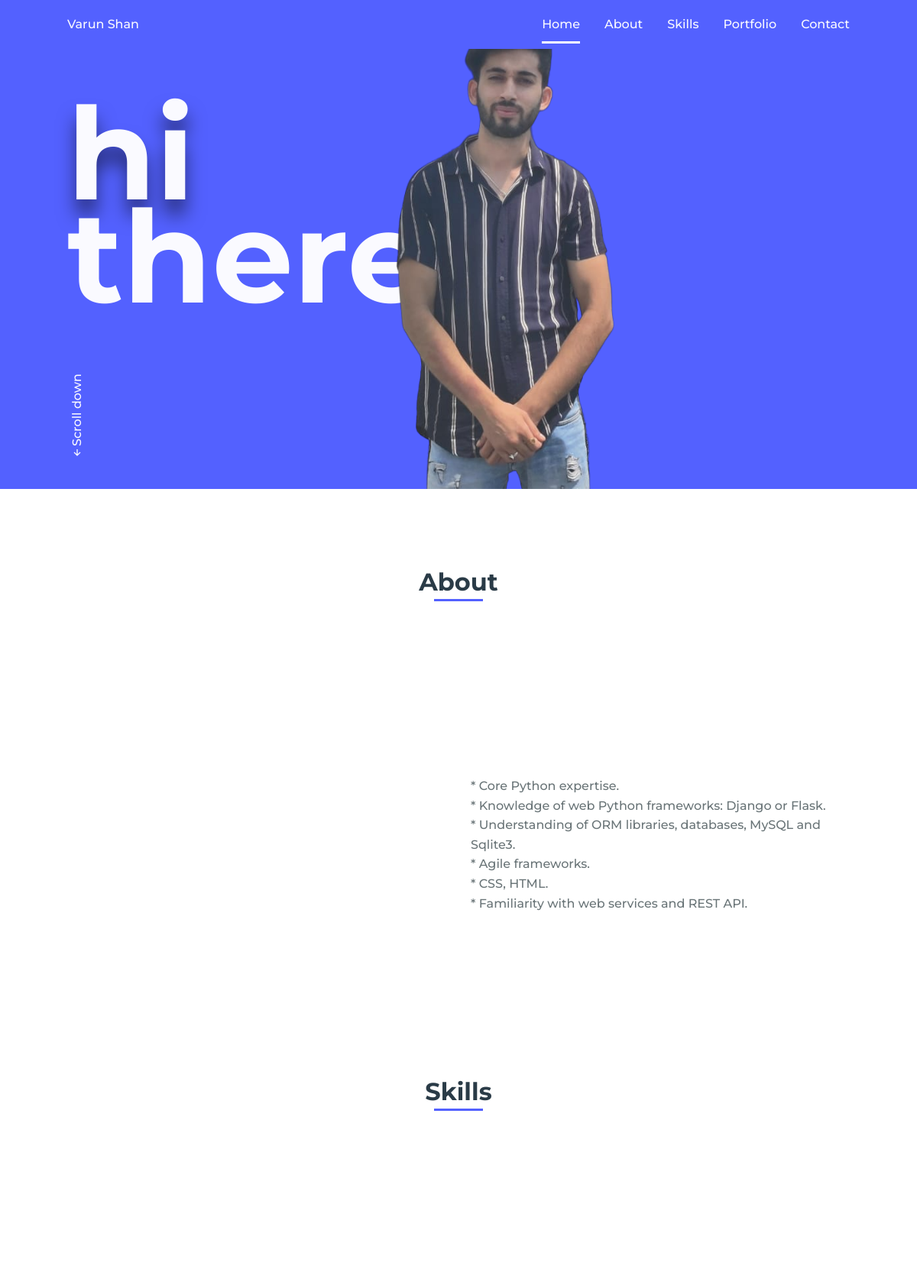
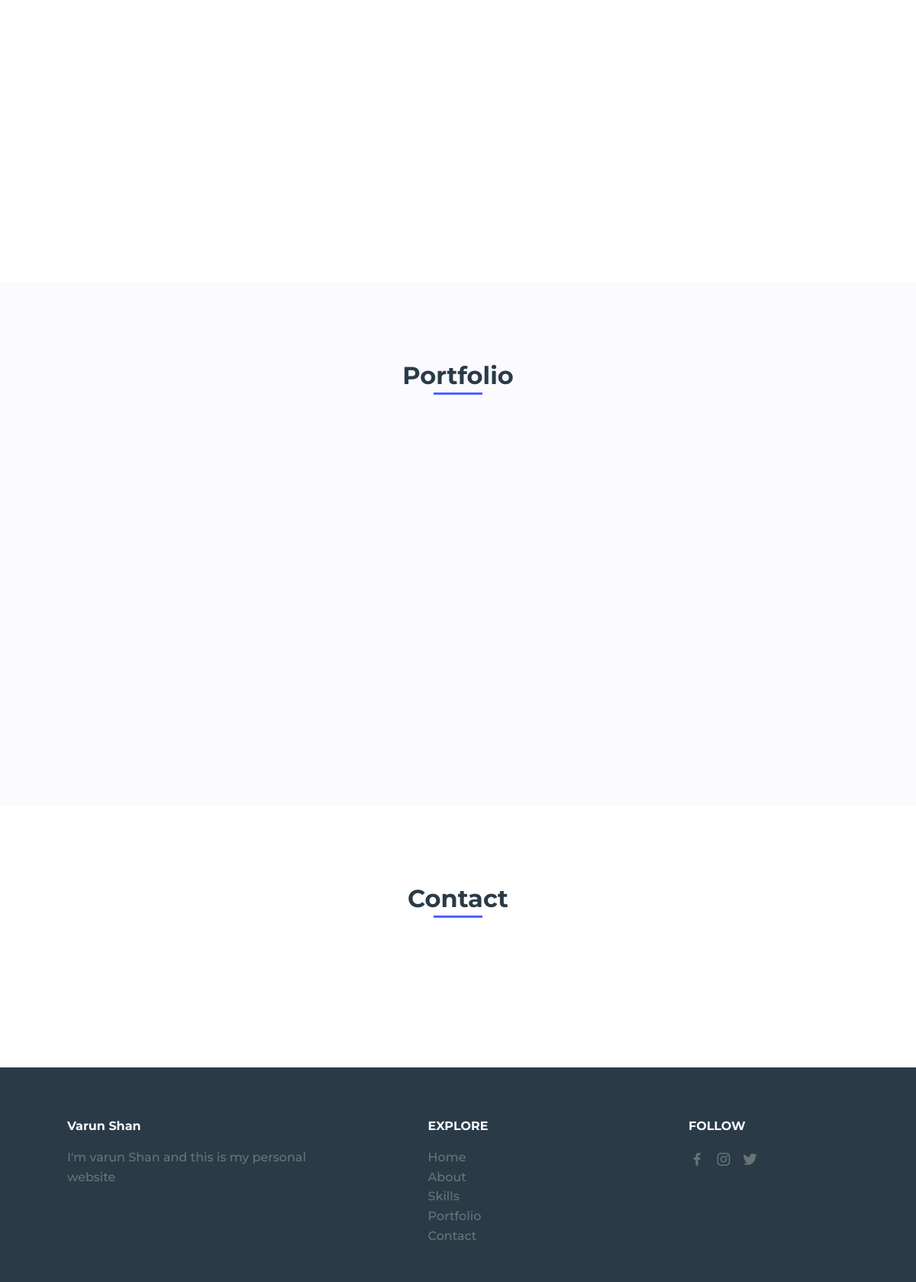
The page / on the database its author committed (2 pictures, top to bottom).
### shan/models.py (models this page shows, shortened)
class Home(models.Model):
    name = models.CharField(max_length=20)
    greetings_1 = models.CharField(max_length=5)
    greetings_2 = models.CharField(max_length=5)
    picture = models.ImageField(upload_to='picture/')
    updated = models.DateTimeField(auto_now=True)

class About(models.Model):
    heading = models.CharField(max_length=50)
    career = models.CharField(max_length=20)
    description = models.TextField(blank=False)
    profile_img = models.ImageField(upload_to='profile/')
    updated = models.DateTimeField(auto_now=True)

### shan/views.py (the view)
# urls.py: path('', views.index, name='index')
def index(request):
    home = Home.objects.latest('updated')
    about = About.objects.latest('updated')
    profiles = Profile.objects.filter(about=about)
    categories = Category.objects.all()
    portfolios = Portfolio.objects.all()
    context = {
        'home': home,
        'about': about,
        'profiles': profiles,
        'categories': categories,
        'portfolios': portfolios
    }
    return render(request, 'index.html', context)

### shan/templates/index.html (shortened to what this page needs)
{% load static %}
<!DOCTYPE html>
    <html lang="en">
    <head>
        <link rel="stylesheet" href="{% static 'assets/css/styles.css' %}">
        <link href='https://cdn.jsdelivr.net/npm/boxicons@2.0.5/css/boxicons.min.css' rel='stylesheet'>
    </head>
    <body>
        <header class="l-header">
            <nav class="nav bd-grid">
                <div>
                    <a href="#" class="nav__logo">{{ home.name }}</a>
                </div>
                <div class="nav__menu" id="nav-menu">
                    <ul class="nav__list">
                        <li class="nav__item"><a href="#home" class="nav__link active">Home</a></li>
                        <li class="nav__item"><a href="#about" class="nav__link">About</a></li>
                        <li class="nav__item"><a href="#skills" class="nav__link">Skills</a></li>
                        <li class="nav__item"><a href="#portfolio" class="nav__link">Portfolio</a></li>
                        <li class="nav__item"><a href="#contact" class="nav__link">Contact</a></li>
                    </ul>
                </div>
            </nav>
        </header>
        <main class="l-main">
            <section class="home" id="home">
                <div class="home__container bd-grid">
                    <h1 class="home__title"><span>{{ home.greetings_1 }}</span><br>{{ home.greetings_2 }}.</h1>
                    <div class="home__scroll">
                        <a href="#about" class="home__scroll-link"><i class='bx bx-up-arrow-alt' ></i>Scroll down</a>
                    </div>
                    <img src="{{ home.picture.url }}" alt="" class="home__img">
                </div>
            </section>
            <section class="about section" id="about">
                <h2 class="section-title">About</h2>
                <div class="about__container bd-grid">
                    <div>
                        <p class="about__text">{{ about.description |linebreaks }}</p>
                    </div>
                </div>
            </section>
            <section class="skills section" id="skills">
                <h2 class="section-title">Skills</h2>
                <div class="skills__container bd-grid">
                    <div class="skills__box">
                    </div>
                </div>
            </section>
            <section class="portfolio section" id="portfolio">
                <h2 class="section-title">Portfolio</h2>
                <div class="portfolio__container bd-grid">
                </div>
            </section>
            <section class="contact section" id="contact">
                <h2 class="section-title">Contact</h2>
                <div class="contact__container bd-grid">
                    <div class="contact__info">
                    </div>
                    <div class="contact__info">
                    </div>
                </div>
            </section>
        </main>
        <footer class="footer section">
            <div class="footer__container bd-grid">
                <div class="footer__data">
                    <h2 class="footer__title">Varun Shan</h2>
                    <p class="footer__text">I'm varun Shan and this is my personal website</p>
                </div>
                <div class="footer__data">
                    <h2 class="footer__title">EXPLORE</h2>
                    <ul>
                        <li><a href="#home" class="footer__link">Home</a></li>
                        <li><a href="#about" class="footer__link">About</a></li>
                        <li><a href="#skills" class="footer__link">Skills</a></li>
                        <li><a href="#portfolio" class="footer__link">Portfolio</a></li>
                        <li><a href="#Contact" class="footer__link">Contact</a></li>
                    </ul>
                </div>
                <div class="footer__data">
                    <h2 class="footer__title">FOLLOW</h2>
                    <a href="#" class="footer__social"><i class='bx bxl-facebook' ></i></a>
                    <a href="https://www.instagram.com/_varun_shan/?next=%2F" class="footer__social"><i class='bx bxl-instagram' ></i></a>
                    <a href="https://twitter.com/varunshan9858?t=9_efsJCgdm2aHWWWSKuuYA&s=09" class="footer__social"><i class='bx bxl-twitter' ></i></a>
                </div>
            </div>
        </footer>
    </body>
</html>

### rows shown on the page
Home: name "Varun Shan", greetings_1 "hi", greetings_2 "there", picture (picture)
About: description "* Core Python expertise. * Knowledge of web Python frameworks: Django or Flask. * Understanding of ORM libraries, databases, MySQL and Sqlite3. * Agile frameworks. * CSS, HTML. * Familiarity with web services and REST API."
